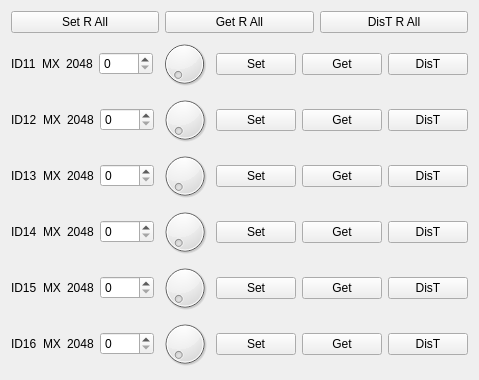
  <widget class="QWidget" name="layoutWidget">
   <property name="geometry">
    <rect>
     <x>500</x>
     <y>250</y>
     <width>471</width>
     <height>291</height>
    </rect>
   </property>
   <layout class="QVBoxLayout" name="verticalLayout_6">
    <item>
     <layout class="QHBoxLayout" name="horizontalLayout_25">
      <item>
       <widget class="QPushButton" name="setRAll_pushButton">
        <property name="text">
         <string>Set R All</string>
        </property>
       </widget>
      </item>
      <item>
       <widget class="QPushButton" name="getRAll_pushButton">
        <property name="text">
         <string>Get R All</string>
        </property>
       </widget>
      </item>
      <item>
       <widget class="QPushButton" name="disTRAll_pushButton">
        <property name="text">
         <string>DisT R All</string>
        </property>
       </widget>
      </item>
     </layout>
    </item>
    <item>
     <layout class="QHBoxLayout" name="horizontalLayout_12">
      <item>
       <widget class="QLabel" name="ID11_label">
        <property name="text">
         <string>ID11</string>
        </property>
       </widget>
      </item>
      <item>
       <widget class="QLabel" name="motorType11_label">
        <property name="text">
         <string>MX</string>
        </property>
       </widget>
      </item>
      <item>
       <widget class="QLabel" name="motor11center_label">
        <property name="text">
         <string>2048</string>
        </property>
       </widget>
      </item>
      <item>
       <widget class="QSpinBox" name="motor11Value_spinBox">
        <property name="maximum">
         <number>4095</number>
        </property>
       </widget>
      </item>
      <item>
       <widget class="QDial" name="motor11value_dial">
        <property name="maximum">
         <number>4095</number>
        </property>
       </widget>
      </item>
      <item>
       <widget class="QPushButton" name="motor11Set_pushButton">
        <property name="text">
         <string>Set</string>
        </property>
       </widget>
      </item>
      <item>
       <widget class="QPushButton" name="motor11Get_pushButton">
        <property name="text">
         <string>Get</string>
        </property>
       </widget>
      </item>
      <item>
       <widget class="QPushButton" name="motor11DisT_pushButton">
        <property name="text">
         <string>DisT</string>
        </property>
       </widget>
      </item>
     </layout>
    </item>
    <item>
     <layout class="QHBoxLayout" name="horizontalLayout_13">
      <item>
       <widget class="QLabel" name="ID12_label">
        <property name="text">
         <string>ID12</string>
        </property>
       </widget>
      </item>
      <item>
       <widget class="QLabel" name="motorType12_label">
        <property name="text">
         <string>MX</string>
        </property>
       </widget>
      </item>
      <item>
       <widget class="QLabel" name="motor12center_label">
        <property name="text">
         <string>2048</string>
        </property>
       </widget>
      </item>
      <item>
       <widget class="QSpinBox" name="motor12Value_spinBox">
        <property name="maximum">
         <number>4095</number>
        </property>
       </widget>
      </item>
      <item>
       <widget class="QDial" name="motor12value_dial">
        <property name="maximum">
         <number>4095</number>
        </property>
       </widget>
      </item>
      <item>
       <widget class="QPushButton" name="motor12Set_pushButton">
        <property name="text">
         <string>Set</string>
        </property>
       </widget>
      </item>
      <item>
       <widget class="QPushButton" name="motor12Get_pushButton">
        <property name="text">
         <string>Get</string>
        </property>
       </widget>
      </item>
      <item>
       <widget class="QPushButton" name="motor12DisT_pushButton">
        <property name="text">
         <string>DisT</string>
        </property>
       </widget>
      </item>
     </layout>
    </item>
    <item>
     <layout class="QHBoxLayout" name="horizontalLayout_14">
      <item>
       <widget class="QLabel" name="ID13_label">
        <property name="text">
         <string>ID13</string>
        </property>
       </widget>
      </item>
      <item>
       <widget class="QLabel" name="motorType13_label">
        <property name="text">
         <string>MX</string>
        </property>
       </widget>
      </item>
      <item>
       <widget class="QLabel" name="motor13center_label">
        <property name="text">
         <string>2048</string>
        </property>
       </widget>
      </item>
      <item>
       <widget class="QSpinBox" name="motor13Value_spinBox">
        <property name="maximum">
         <number>4095</number>
        </property>
       </widget>
      </item>
      <item>
       <widget class="QDial" name="motor13value_dial">
        <property name="maximum">
         <number>4095</number>
        </property>
       </widget>
      </item>
      <item>
       <widget class="QPushButton" name="motor13Set_pushButton">
        <property name="text">
         <string>Set</string>
        </property>
       </widget>
      </item>
      <item>
       <widget class="QPushButton" name="motor13Get_pushButton">
        <property name="text">
         <string>Get</string>
        </property>
       </widget>
      </item>
      <item>
       <widget class="QPushButton" name="motor13DisT_pushButton">
        <property name="text">
         <string>DisT</string>
        </property>
       </widget>
      </item>
     </layout>
    </item>
    <item>
     <layout class="QHBoxLayout" name="horizontalLayout_15">
      <item>
       <widget class="QLabel" name="ID14_label">
        <property name="text">
         <string>ID14</string>
        </property>
       </widget>
      </item>
      <item>
       <widget class="QLabel" name="motorType14_label">
        <property name="text">
         <string>MX</string>
        </property>
       </widget>
      </item>
      <item>
       <widget class="QLabel" name="motor14center_label">
        <property name="text">
         <string>2048</string>
        </property>
       </widget>
      </item>
      <item>
       <widget class="QSpinBox" name="motor14Value_spinBox">
        <property name="maximum">
         <number>4095</number>
        </property>
       </widget>
      </item>
      <item>
       <widget class="QDial" name="motor14value_dial">
        <property name="maximum">
         <number>4095</number>
        </property>
       </widget>
      </item>
      <item>
       <widget class="QPushButton" name="motor14Set_pushButton">
        <property name="text">
         <string>Set</string>
        </property>
       </widget>
      </item>
      <item>
       <widget class="QPushButton" name="motor14Get_pushButton">
        <property name="text">
         <string>Get</string>
        </property>
       </widget>
      </item>
      <item>
       <widget class="QPushButton" name="motor14DisT_pushButton">
        <property name="text">
         <string>DisT</string>
        </property>
       </widget>
      </item>
     </layout>
    </item>
    <item>
     <layout class="QHBoxLayout" name="horizontalLayout_16">
      <item>
       <widget class="QLabel" name="ID15_label">
        <property name="text">
         <string>ID15</string>
        </property>
       </widget>
      </item>
      <item>
       <widget class="QLabel" name="motorType15_label">
        <property name="text">
         <string>MX</string>
        </property>
       </widget>
      </item>
      <item>
       <widget class="QLabel" name="motor15center_label">
        <property name="text">
         <string>2048</string>
        </property>
       </widget>
      </item>
      <item>
       <widget class="QSpinBox" name="motor15Value_spinBox">
        <property name="maximum">
         <number>4095</number>
        </property>
       </widget>
      </item>
      <item>
       <widget class="QDial" name="motor15value_dial">
        <property name="maximum">
         <number>4095</number>
        </property>
       </widget>
      </item>
      <item>
       <widget class="QPushButton" name="motor15Set_pushButton">
        <property name="text">
         <string>Set</string>
        </property>
       </widget>
      </item>
      <item>
       <widget class="QPushButton" name="motor15Get_pushButton">
        <property name="text">
         <string>Get</string>
        </property>
       </widget>
      </item>
      <item>
       <widget class="QPushButton" name="motor15DisT_pushButton">
        <property name="text">
         <string>DisT</string>
        </property>
       </widget>
      </item>
     </layout>
    </item>
    <item>
     <layout class="QHBoxLayout" name="horizontalLayout_17">
      <item>
       <widget class="QLabel" name="ID7_label_">
        <property name="text">
         <string>ID16</string>
        </property>
       </widget>
      </item>
      <item>
       <widget class="QLabel" name="motorType16_label">
        <property name="text">
         <string>MX</string>
        </property>
       </widget>
      </item>
      <item>
       <widget class="QLabel" name="motor16center_label">
        <property name="text">
         <string>2048</string>
        </property>
       </widget>
      </item>
      <item>
       <widget class="QSpinBox" name="motor16Value_spinBox">
        <property name="maximum">
         <number>4095</number>
        </property>
       </widget>
      </item>
      <item>
       <widget class="QDial" name="motor16value_dial">
        <property name="maximum">
         <number>4095</number>
        </property>
       </widget>
      </item>
      <item>
       <widget class="QPushButton" name="motor16Set_pushButton">
        <property name="text">
         <string>Set</string>
        </property>
       </widget>
      </item>
      <item>
       <widget class="QPushButton" name="motor16Get_pushButton">
        <property name="text">
         <string>Get</string>
        </property>
       </widget>
      </item>
      <item>
       <widget class="QPushButton" name="motor16DisT_pushButton">
        <property name="text">
         <string>DisT</string>
        </property>
       </widget>
      </item>
     </layout>
    </item>
   </layout>
  </widget>
